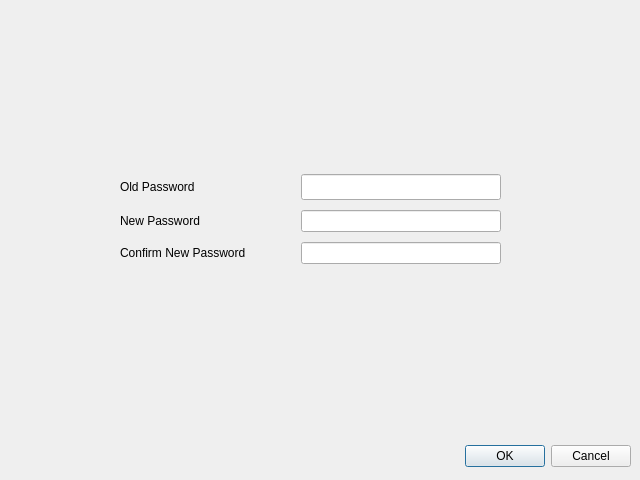
<?xml version="1.0" encoding="UTF-8"?>
<ui version="4.0">
 <class>ChangePasswordDialog</class>
 <widget class="QDialog" name="ChangePasswordDialog">
  <property name="geometry">
   <rect>
    <x>0</x>
    <y>0</y>
    <width>640</width>
    <height>480</height>
   </rect>
  </property>
  <property name="windowTitle">
   <string>Dialog</string>
  </property>
  <widget class="QDialogButtonBox" name="buttonBox">
   <property name="geometry">
    <rect>
     <x>10</x>
     <y>440</y>
     <width>621</width>
     <height>32</height>
    </rect>
   </property>
   <property name="orientation">
    <enum>Qt::Horizontal</enum>
   </property>
   <property name="standardButtons">
    <set>QDialogButtonBox::Cancel|QDialogButtonBox::Ok</set>
   </property>
   <property name="centerButtons">
    <bool>false</bool>
   </property>
  </widget>
  <widget class="QWidget" name="">
   <property name="geometry">
    <rect>
     <x>120</x>
     <y>170</y>
     <width>381</width>
     <height>100</height>
    </rect>
   </property>
   <layout class="QVBoxLayout" name="verticalLayout">
    <item>
     <layout class="QHBoxLayout" name="horizontalLayout">
      <item>
       <widget class="QLabel" name="label">
        <property name="text">
         <string>Old Password</string>
        </property>
       </widget>
      </item>
      <item>
       <spacer name="horizontalSpacer">
        <property name="orientation">
         <enum>Qt::Horizontal</enum>
        </property>
        <property name="sizeHint" stdset="0">
         <size>
          <width>40</width>
          <height>20</height>
         </size>
        </property>
       </spacer>
      </item>
      <item>
       <widget class="QLineEdit" name="oldPasswordLineEdit">
        <property name="minimumSize">
         <size>
          <width>200</width>
          <height>26</height>
         </size>
        </property>
       </widget>
      </item>
     </layout>
    </item>
    <item>
     <layout class="QHBoxLayout" name="horizontalLayout_2">
      <item>
       <widget class="QLabel" name="label_2">
        <property name="text">
         <string>New Password</string>
        </property>
       </widget>
      </item>
      <item>
       <spacer name="horizontalSpacer_2">
        <property name="orientation">
         <enum>Qt::Horizontal</enum>
        </property>
        <property name="sizeHint" stdset="0">
         <size>
          <width>40</width>
          <height>20</height>
         </size>
        </property>
       </spacer>
      </item>
      <item>
       <widget class="QLineEdit" name="newPasswordLineEdit">
        <property name="minimumSize">
         <size>
          <width>200</width>
          <height>0</height>
         </size>
        </property>
       </widget>
      </item>
     </layout>
    </item>
    <item>
     <layout class="QHBoxLayout" name="horizontalLayout_3">
      <item>
       <widget class="QLabel" name="label_3">
        <property name="text">
         <string>Confirm New Password</string>
        </property>
       </widget>
      </item>
      <item>
       <spacer name="horizontalSpacer_3">
        <property name="orientation">
         <enum>Qt::Horizontal</enum>
        </property>
        <property name="sizeHint" stdset="0">
         <size>
          <width>40</width>
          <height>20</height>
         </size>
        </property>
       </spacer>
      </item>
      <item>
       <widget class="QLineEdit" name="confirmNewPasswordLineEdit">
        <property name="minimumSize">
         <size>
          <width>200</width>
          <height>0</height>
         </size>
        </property>
       </widget>
      </item>
     </layout>
    </item>
   </layout>
  </widget>
 </widget>
 <resources/>
 <connections>
  <connection>
   <sender>buttonBox</sender>
   <signal>rejected()</signal>
   <receiver>ChangePasswordDialog</receiver>
   <slot>reject()</slot>
   <hints>
    <hint type="sourcelabel">
     <x>316</x>
     <y>260</y>
    </hint>
    <hint type="destinationlabel">
     <x>286</x>
     <y>274</y>
    </hint>
   </hints>
  </connection>
 </connections>
</ui>
